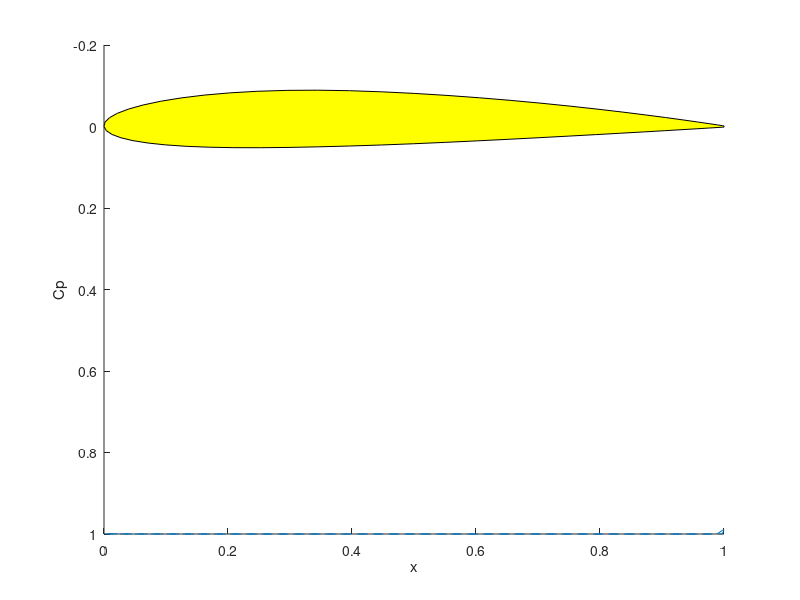

Write the MATLAB code that produced this figure.
c = 1;
% Defining Chord Length

Vmag = 100.0; 
% Velocity Magnitude

AoA = 2.75; 
% Angle of Attack (alpha) of airfoil


airfoil = load('n2414.dat');

NumPan=length(airfoil)-1;
for i=1:NumPan
    point1(i,1) = airfoil(i,1);
    point1(i,2) = airfoil(i,2);
    point2(i,1) = airfoil(i+1,1);
    point2(i,2) = airfoil(i+1,2);
end

for i=1:NumPan
    dx = point2(i,1)-point1(i,1);
    dy = point2(i,2)-point1(i,2);
    dl(i) = sqrt( (point2(i,1)-point1(i,1))^2 + (point2(i,2)-point1(i,2))^2);
    th(i) = atan2(dy,dx);
    tnx(i) = cos(th(i));
    tny(i) = sin(th(i));
    vnx(i) = -tny(i);
    vny(i) = tnx(i);
end

for i=1:NumPan
    midp(i,1) = 0.5*(point1(i,1)+point2(i,1));
    midp(i,2) = 0.5*(point1(i,2)+point2(i,2));
end

for i=1:NumPan
    
    for j=1:NumPan
        
        xt = midp(i,1) - point1(j,1);
        yt = midp(i,2) - point1(j,2);
        x = xt*tnx(j) + yt*tny(j);
        y = -xt*tny(j) + yt*tnx(j);
        x1 = 0.0; y1 = 0.0;
        x2t = point2(j,1) - point1(j,1);
        y2t = point2(j,2) - point1(j,2);
        x2 = x2t*tnx(j) + y2t*tny(j);
        r1 = sqrt(x^2+y^2);
        r2 = sqrt((x-x2)*(x-x2)+y^2);
        th1 = atan2(y,x);
        th2 = atan2(y,x-x2);
        if(i==j) % self-induced velocity
            ax1 = 0.5*(x/x2-1.0);
            ay1 = 1.0/(2*pi);
            ax2 =-0.5*x/x2;
            ay2 =-1.0/(2*pi);
        else
            dth = th2-th1;
            rrt = r2/r1;
            rrtl = log(rrt);
            fcc = 1/(2*pi*x2);
            ax1 = fcc*( y*rrtl + (x-x2)*dth );
            ay1 = fcc*((x-x2)*rrtl - y*dth + x2);
            ax2 = -fcc*(y*rrtl + x*dth );
            ay2 = -fcc*(x*rrtl - y*dth + x2);
        end
        
        ux1 = ax1*tnx(j) - ay1*tny(j);
        uy1 = ax1*tny(j) + ay1*tnx(j);
        ux2 = ax2*tnx(j) - ay2*tny(j);
        uy2 = ax2*tny(j) + ay2*tnx(j);
        
        if(j==1)
            a(i,1)= ux1*vnx(i) + uy1*vny(i);
            holda = ux2*vnx(i) + uy2*vny(i);
        elseif(j==NumPan)
            a(i,NumPan) = ux1*vnx(i) + uy1*vny(i) + holda;
            a(i,NumPan+1) = ux2*vnx(i) + uy2*vny(i);
        else
            a(i,j)= ux1*vnx(i) + uy1*vny(i) + holda;
            holda = ux2*vnx(i) + uy2*vny(i);
        end
        
        if(j==1)
            b(i,1)= ux1*tnx(i) + uy1*tny(i);
            holdb = ux2*tnx(i) + uy2*tny(i);
        elseif(j==NumPan)
            b(i,NumPan) = ux1*tnx(i) + uy1*tny(i) + holdb;
            b(i,NumPan+1) = ux2*tnx(i) + uy2*tny(i);
        else
            b(i,j)= ux1*tnx(i) + uy1*tny(i) + holdb;
            holdb = ux2*tnx(i) + uy2*tny(i);
        end
    end
end

a(NumPan+1,1) = 1.0;%the Kutta condition
a(NumPan+1,NumPan+1) = 1.0;%the Kutta condition
alfa = AoA*pi/180.0;
coalf = cos(alfa); sialf = sin(alfa);
Ux = Vmag*coalf; Uy = Vmag*sialf;
for i=1:NumPan
    rhs(i) = -Ux*vnx(i)-Uy*vny(i);
end
rhs(NumPan+1)=0.0;

gamma = rhs/a';

circ = 0.0; % circulation
circgam = 0.0; % circulation in terms of gamma
for i=1:NumPan
    tnvel = Ux*tnx(i)+Uy*tny(i); % tangential velocity
    for j=1:NumPan+1
        tnvel = tnvel + b(i,j)*gamma(j);
    end
    circ = circ - tnvel*dl(i); % circulation
    circgam = circgam +0.5*(gamma(i)+gamma(i+1))*dl(i); % circulation
    cp(i) = 1.0-tnvel*tnvel/(Vmag*Vmag); % pressure coefficient
end
cp(NumPan+1)=cp(1);

hold on
patch(airfoil(:,1),-airfoil(:,2),'y')
plot(airfoil(:,1),cp,'--')
axis ij
xlabel('x')
ylabel('Cp')


cy = 0.0;
cx = 0.0;

for i=1:NumPan
    
    cy = cy-cp(i)*dl(i)*vny(i);
    cx = cx-cp(i)*dl(i)*vnx(i);
    
    
end


cy = cy/c;
cx = cx/c;

cd =  cx*coalf+cy*sialf; %drag coefficient in wind axis
cl = -cx*sialf+cy*coalf; %lift coefficient in wind axis

fprintf('CL= %f \n',cl)
fprintf('CD= %f \n',cd)

